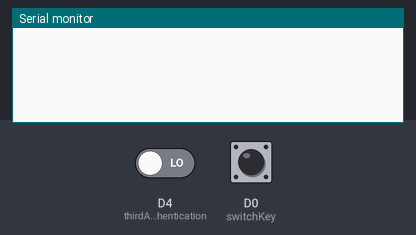
The sketch below on a simulated ESP8266 (NodeMCU). Parts: the last lines printed to the serial monitor. The inputs (shaded band) are chosen by the test bench; at power-on: D0 (switchKey) LOW, D4 (thirdAuthentication) LOW.

Above: at 1.2 s.
1.3 s: D0 (switchKey) pulled HIGH for 0.15 s
At 2.2 s:
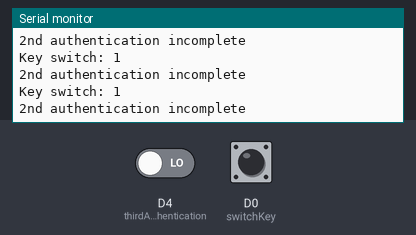
2.9 s: D4 (thirdAuthentication) driven HIGH and D0 (switchKey) driven HIGH
At 3.8 s:
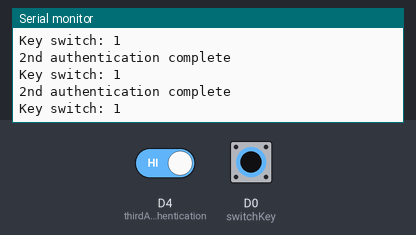

The sketch:

nodeMCU-code.ino
```cpp
//                                      $$\                            $$$$$$\
//                                      $$ |                          $$  __$$\
//         $$$$$$$\  $$$$$$\   $$$$$$$\ $$$$$$$\  $$\   $$\ $$\   $$\ $$ /  \__|
//        $$  _____| \____$$\ $$  _____|$$  __$$\ $$ |  $$ |$$ |  $$ |$$$$$$$\
//        \$$$$$$\   $$$$$$$ |\$$$$$$\  $$ |  $$ |$$ |  $$ |$$ |  $$ |$$  __$$\
//         \____$$\ $$  __$$ | \____$$\ $$ |  $$ |$$ |  $$ |$$ |  $$ |$$ /  $$ |
//        $$$$$$$  |\$$$$$$$ |$$$$$$$  |$$ |  $$ |\$$$$$$  |\$$$$$$  | $$$$$$  |
//        \_______/  \_______|\_______/ \__|  \__| \______/  \______/  \______/
//
// Project name: 3-factor authenticated lock (NodeMCU code)
// Author: Sashwat K
// Created On: 10 Mar 2019
// Revision: 1
// Last Edited: 10 Mar 2019

int switchKey = D0;
int firstAuthentication = D3;
int thirdAuthentication = D4;

void setup() {
  Serial.begin(115200);
  pinMode(switchKey, INPUT);
  pinMode(firstAuthentication, OUTPUT);
  pinMode(thirdAuthentication, INPUT);
}

void loop() {
  int keySwitchState = digitalRead(switchKey);
  int thirdAuthenticationState = digitalRead(thirdAuthentication);
  if(keySwitchState == 1) {
    digitalWrite(firstAuthentication, HIGH);
    Serial.print("Key switch: ");
    Serial.println(keySwitchState);
    if(thirdAuthenticationState == 1) {
      Serial.println("2nd authentication complete");
    }
    else {
      Serial.println("2nd authentication incomplete");
    }
  }
  else {
    digitalWrite(firstAuthentication, LOW);
  }

}
```

Measured:
- after the input at 1.3 s, the serial monitor: prints a new line at once (image 1)
- after the input at 2.9 s, the serial monitor: prints a new line at once (image 2)
